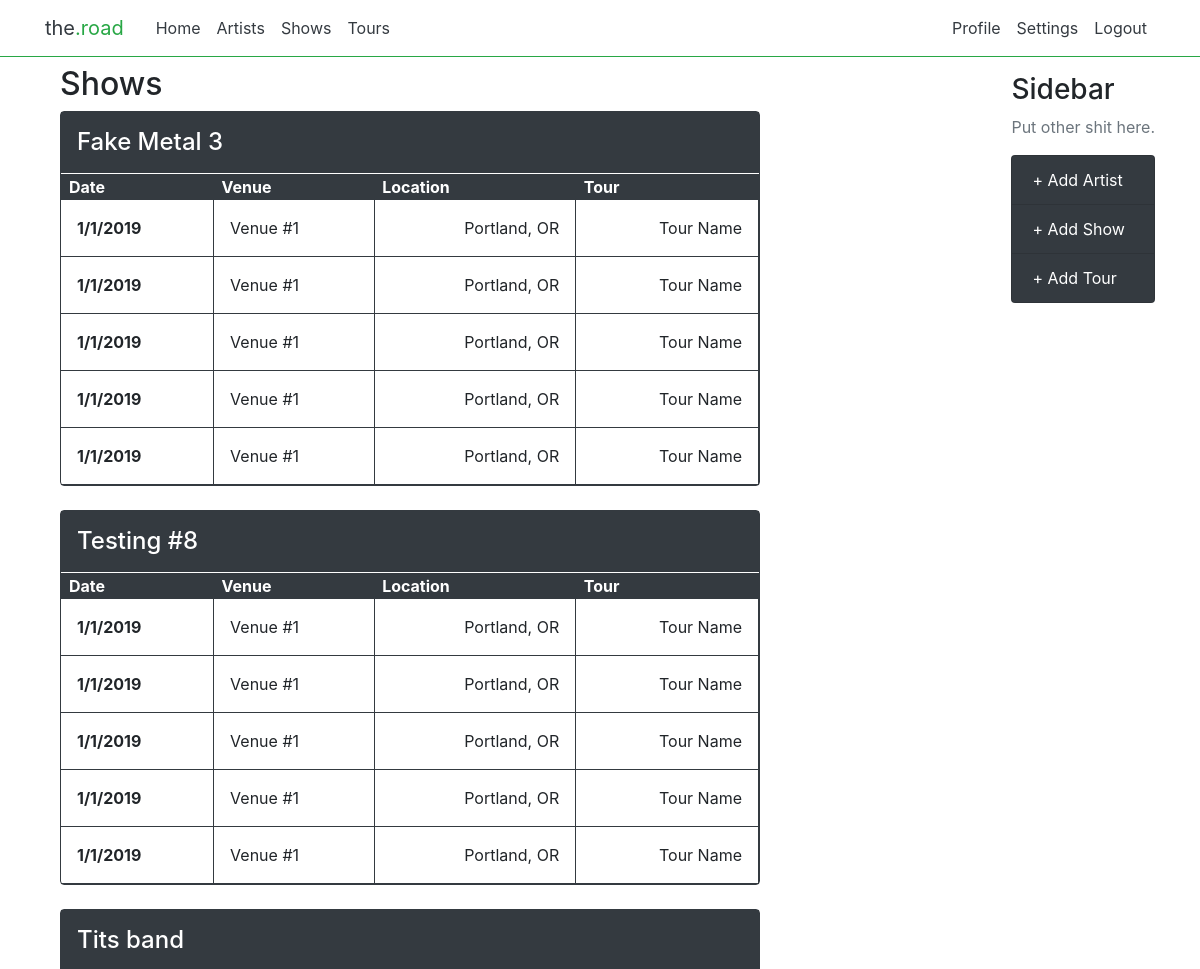
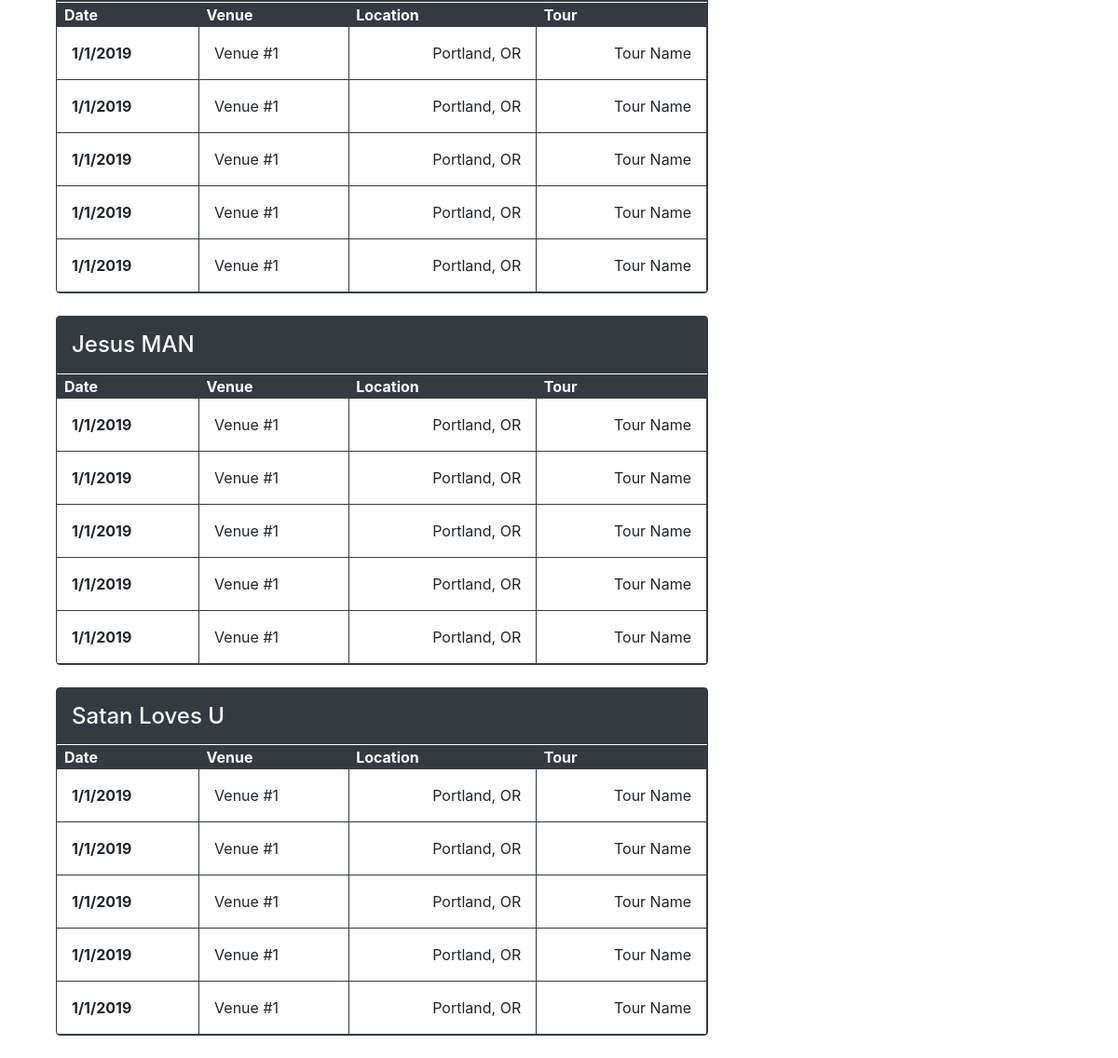
/artists/shows/ (signed in), run on an earlier commit of the app's database (2 pictures, top to bottom).
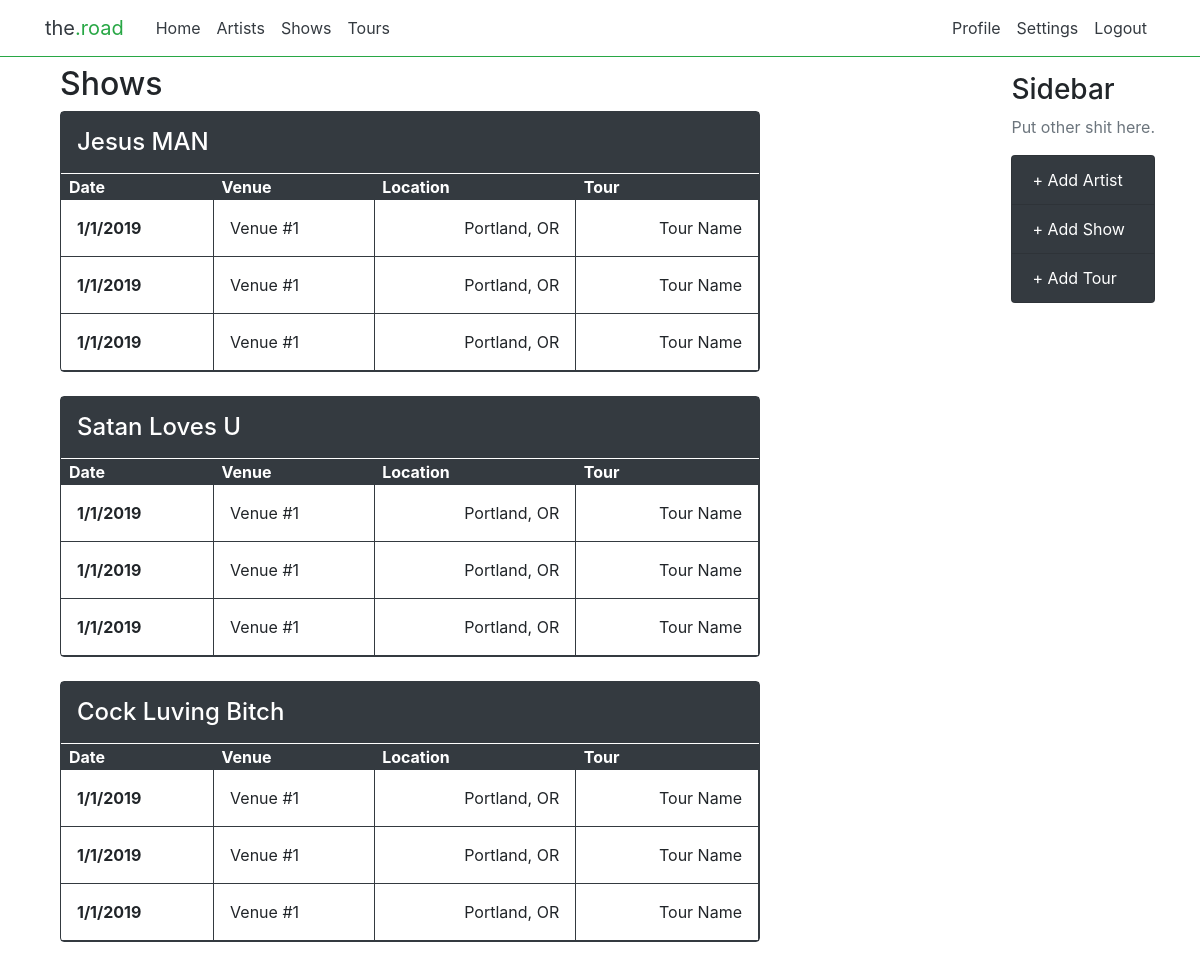
And on a later commit of the database.
### artists/models.py (models this page shows, shortened)
class Artists(models.Model):
    artist_Name = models.CharField(max_length=200)
    artist_Genre = models.CharField(
        max_length=200, choices=Genres.GENRE_CHOICES)
    artist_IG_Username = models.CharField(max_length=200, blank=True)
    artist_FB_URL = models.URLField(default='', blank=True)
    artist_Spotify_URL = models.URLField(default='', blank=True)
    artist_BC_URL = models.URLField(default='', blank=True)
    artist_Show_Count = models.CharField(
        max_length=200, default='0', blank=True)
    owner_ID = models.CharField(
        max_length=200, default="", blank=True)
    signup_Date = models.DateTimeField(default=timezone.now)

### artists/views.py (the view)
# urls.py: path('shows/', views.shows_page, name='shows-page'),
def shows_page(request):
    full_artist_list = Artists.objects.filter(owner_ID=request.user.id)
    context = {'artist_list': full_artist_list}
    return render(request, 'artists/shows.html', context)

### artists/templates/artists/shows.html
{% extends "artists/base.html" %}
{% block content %}
<div>
    <h2>Shows</h2>
    {% for artist in artist_list.all %}
    <div class="w-100 mb-4">
        <div class="border border-dark rounded">
            <div class="w-100">
                <h4 class="p-3 bg-dark mb-0"><a href="#" class="text-white">{{ artist.artist_Name }}</a></h4>
            </div>
            <div class="mt-0 pt-0 pl-0 border-top border-white">
                <table class="w-100">
                    <thead class="bg-dark text-white text-left">
                        <tr>
                            <th scope="col" class="pl-2">Date</th>
                            <th scope="col" class="pl-2">Venue</th>
                            <th scope="col" class="pl-2 pr-4">Location</th>
                            <th scope="col" class="pl-2 pr-4">Tour</th>
                        </tr>
                    </thead>
                    <tbody class="border-bottom border-dark">
                        {% for artist in artist_list %}
                        <tr class="border-bottom border-dark">
                            <th scope="row" class="border-right border-dark p-3 ">1/1/2019</th>
                            <td class="p-3 border-right border-dark">Venue #1</td>
                            <td class="p-3 text-right border-right border-dark">Portland, OR</td>
                            <td class="p-3 text-right border-right border-dark">Tour Name</td>
                        </tr>
                        {% endfor %}
                    </tbody>
                </table>
            </div>
        </div>
    </div>
    {% endfor %}
</div>
{% endblock content %}

What changed in the data, as far as the page shows it:
removed Artists: artist_Name "Fake Metal 3"
removed Artists: artist_Name "Testing #8"
removed Artists: artist_Name "Tits band"
added Artists: artist_Name "Cock Luving Bitch"
